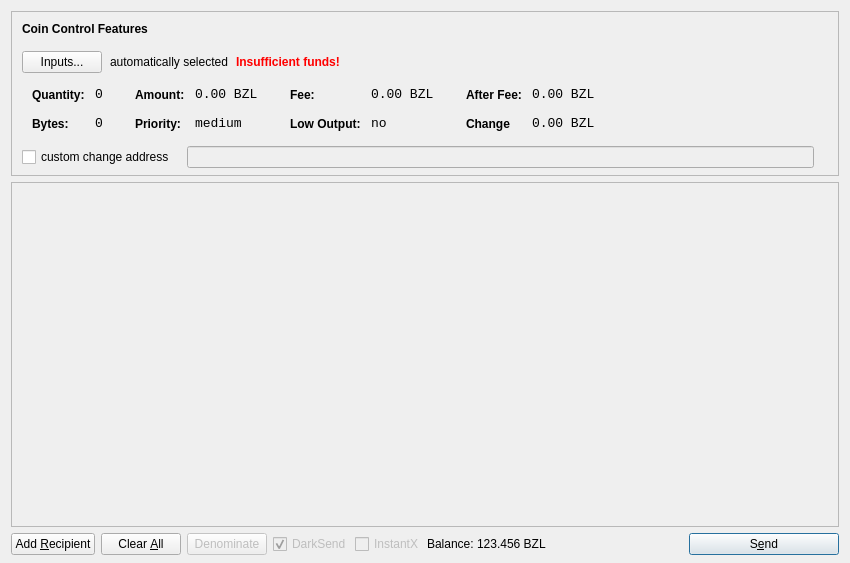
<?xml version="1.0" encoding="UTF-8"?>
<ui version="4.0">
 <class>SendCoinsDialog</class>
 <widget class="QDialog" name="SendCoinsDialog">
  <property name="geometry">
   <rect>
    <x>0</x>
    <y>0</y>
    <width>850</width>
    <height>563</height>
   </rect>
  </property>
  <property name="windowTitle">
   <string>Send Coins</string>
  </property>
  <layout class="QVBoxLayout" name="verticalLayout" stretch="0,1,0">
   <property name="bottomMargin">
    <number>8</number>
   </property>
   <item>
    <widget class="QFrame" name="frameCoinControl">
     <property name="sizePolicy">
      <sizepolicy hsizetype="Expanding" vsizetype="Expanding">
       <horstretch>0</horstretch>
       <verstretch>0</verstretch>
      </sizepolicy>
     </property>
     <property name="maximumSize">
      <size>
       <width>16777215</width>
       <height>16777215</height>
      </size>
     </property>
     <property name="frameShape">
      <enum>QFrame::StyledPanel</enum>
     </property>
     <property name="frameShadow">
      <enum>QFrame::Sunken</enum>
     </property>
     <layout class="QVBoxLayout" name="verticalLayoutCoinControl2">
      <property name="spacing">
       <number>6</number>
      </property>
      <property name="leftMargin">
       <number>0</number>
      </property>
      <property name="topMargin">
       <number>0</number>
      </property>
      <property name="rightMargin">
       <number>0</number>
      </property>
      <property name="bottomMargin">
       <number>6</number>
      </property>
      <item>
       <layout class="QVBoxLayout" name="verticalLayoutCoinControl" stretch="0,0,0,0,1">
        <property name="spacing">
         <number>0</number>
        </property>
        <property name="leftMargin">
         <number>10</number>
        </property>
        <property name="topMargin">
         <number>10</number>
        </property>
        <item>
         <layout class="QHBoxLayout" name="horizontalLayoutCoinControl1">
          <property name="bottomMargin">
           <number>15</number>
          </property>
          <item>
           <widget class="QLabel" name="labelCoinControlFeatures">
            <property name="sizePolicy">
             <sizepolicy hsizetype="Preferred" vsizetype="Maximum">
              <horstretch>0</horstretch>
              <verstretch>0</verstretch>
             </sizepolicy>
            </property>
            <property name="font">
             <font>
              <weight>75</weight>
              <bold>true</bold>
             </font>
            </property>
            <property name="styleSheet">
             <string notr="true">font-weight:bold;</string>
            </property>
            <property name="text">
             <string>Coin Control Features</string>
            </property>
           </widget>
          </item>
         </layout>
        </item>
        <item>
         <layout class="QHBoxLayout" name="horizontalLayoutCoinControl2" stretch="0,0,0,0">
          <property name="spacing">
           <number>8</number>
          </property>
          <property name="bottomMargin">
           <number>10</number>
          </property>
          <item>
           <widget class="QPushButton" name="pushButtonCoinControl">
            <property name="styleSheet">
             <string notr="true"/>
            </property>
            <property name="text">
             <string>Inputs...</string>
            </property>
           </widget>
          </item>
          <item>
           <widget class="QLabel" name="labelCoinControlAutomaticallySelected">
            <property name="text">
             <string>automatically selected</string>
            </property>
            <property name="margin">
             <number>5</number>
            </property>
           </widget>
          </item>
          <item>
           <widget class="QLabel" name="labelCoinControlInsuffFunds">
            <property name="font">
             <font>
              <weight>75</weight>
              <bold>true</bold>
             </font>
            </property>
            <property name="styleSheet">
             <string notr="true">color:red;font-weight:bold;</string>
            </property>
            <property name="text">
             <string>Insufficient funds!</string>
            </property>
            <property name="margin">
             <number>5</number>
            </property>
           </widget>
          </item>
          <item>
           <spacer name="horizontalSpacerCoinControl">
            <property name="orientation">
             <enum>Qt::Horizontal</enum>
            </property>
            <property name="sizeHint" stdset="0">
             <size>
              <width>40</width>
              <height>1</height>
             </size>
            </property>
           </spacer>
          </item>
         </layout>
        </item>
        <item>
         <widget class="QWidget" name="widgetCoinControl" native="true">
          <property name="sizePolicy">
           <sizepolicy hsizetype="Preferred" vsizetype="Preferred">
            <horstretch>0</horstretch>
            <verstretch>0</verstretch>
           </sizepolicy>
          </property>
          <property name="minimumSize">
           <size>
            <width>0</width>
            <height>0</height>
           </size>
          </property>
          <property name="styleSheet">
           <string notr="true"/>
          </property>
          <layout class="QHBoxLayout" name="horizontalLayoutCoinControl5">
           <property name="margin">
            <number>0</number>
           </property>
           <item>
            <layout class="QHBoxLayout" name="horizontalLayoutCoinControl3" stretch="0,0,0,1">
             <property name="spacing">
              <number>20</number>
             </property>
             <property name="topMargin">
              <number>0</number>
             </property>
             <property name="bottomMargin">
              <number>10</number>
             </property>
             <item>
              <layout class="QFormLayout" name="formLayoutCoinControl1">
               <property name="horizontalSpacing">
                <number>10</number>
               </property>
               <property name="verticalSpacing">
                <number>14</number>
               </property>
               <property name="leftMargin">
                <number>10</number>
               </property>
               <property name="topMargin">
                <number>4</number>
               </property>
               <property name="rightMargin">
                <number>6</number>
               </property>
               <item row="0" column="0">
                <widget class="QLabel" name="labelCoinControlQuantityText">
                 <property name="styleSheet">
                  <string notr="true">font-weight:bold;</string>
                 </property>
                 <property name="text">
                  <string>Quantity:</string>
                 </property>
                 <property name="margin">
                  <number>0</number>
                 </property>
                </widget>
               </item>
               <item row="0" column="1">
                <widget class="QLabel" name="labelCoinControlQuantity">
                 <property name="font">
                  <font>
                   <family>Monospace</family>
                   <pointsize>10</pointsize>
                  </font>
                 </property>
                 <property name="cursor">
                  <cursorShape>IBeamCursor</cursorShape>
                 </property>
                 <property name="contextMenuPolicy">
                  <enum>Qt::ActionsContextMenu</enum>
                 </property>
                 <property name="text">
                  <string>0</string>
                 </property>
                 <property name="margin">
                  <number>0</number>
                 </property>
                 <property name="textInteractionFlags">
                  <set>Qt::LinksAccessibleByMouse|Qt::TextSelectableByKeyboard|Qt::TextSelectableByMouse</set>
                 </property>
                </widget>
               </item>
               <item row="1" column="0">
                <widget class="QLabel" name="labelCoinControlBytesText">
                 <property name="styleSheet">
                  <string notr="true">font-weight:bold;</string>
                 </property>
                 <property name="text">
                  <string>Bytes:</string>
                 </property>
                </widget>
               </item>
               <item row="1" column="1">
                <widget class="QLabel" name="labelCoinControlBytes">
                 <property name="font">
                  <font>
                   <family>Monospace</family>
                   <pointsize>10</pointsize>
                  </font>
                 </property>
                 <property name="cursor">
                  <cursorShape>IBeamCursor</cursorShape>
                 </property>
                 <property name="contextMenuPolicy">
                  <enum>Qt::ActionsContextMenu</enum>
                 </property>
                 <property name="text">
                  <string>0</string>
                 </property>
                 <property name="textInteractionFlags">
                  <set>Qt::LinksAccessibleByMouse|Qt::TextSelectableByKeyboard|Qt::TextSelectableByMouse</set>
                 </property>
                </widget>
               </item>
              </layout>
             </item>
             <item>
              <layout class="QFormLayout" name="formLayoutCoinControl2">
               <property name="horizontalSpacing">
                <number>10</number>
               </property>
               <property name="verticalSpacing">
                <number>14</number>
               </property>
               <property name="leftMargin">
                <number>6</number>
               </property>
               <property name="topMargin">
                <number>4</number>
               </property>
               <property name="rightMargin">
                <number>6</number>
               </property>
               <item row="0" column="0">
                <widget class="QLabel" name="labelCoinControlAmountText">
                 <property name="styleSheet">
                  <string notr="true">font-weight:bold;</string>
                 </property>
                 <property name="text">
                  <string>Amount:</string>
                 </property>
                 <property name="margin">
                  <number>0</number>
                 </property>
                </widget>
               </item>
               <item row="0" column="1">
                <widget class="QLabel" name="labelCoinControlAmount">
                 <property name="font">
                  <font>
                   <family>Monospace</family>
                   <pointsize>10</pointsize>
                  </font>
                 </property>
                 <property name="cursor">
                  <cursorShape>IBeamCursor</cursorShape>
                 </property>
                 <property name="contextMenuPolicy">
                  <enum>Qt::ActionsContextMenu</enum>
                 </property>
                 <property name="text">
                  <string>0.00 BZL</string>
                 </property>
                 <property name="textInteractionFlags">
                  <set>Qt::LinksAccessibleByMouse|Qt::TextSelectableByKeyboard|Qt::TextSelectableByMouse</set>
                 </property>
                </widget>
               </item>
               <item row="1" column="0">
                <widget class="QLabel" name="labelCoinControlPriorityText">
                 <property name="styleSheet">
                  <string notr="true">font-weight:bold;</string>
                 </property>
                 <property name="text">
                  <string>Priority:</string>
                 </property>
                </widget>
               </item>
               <item row="1" column="1">
                <widget class="QLabel" name="labelCoinControlPriority">
                 <property name="font">
                  <font>
                   <family>Monospace</family>
                   <pointsize>10</pointsize>
                  </font>
                 </property>
                 <property name="cursor">
                  <cursorShape>IBeamCursor</cursorShape>
                 </property>
                 <property name="contextMenuPolicy">
                  <enum>Qt::ActionsContextMenu</enum>
                 </property>
                 <property name="text">
                  <string>medium</string>
                 </property>
                 <property name="textInteractionFlags">
                  <set>Qt::LinksAccessibleByMouse|Qt::TextSelectableByKeyboard|Qt::TextSelectableByMouse</set>
                 </property>
                </widget>
               </item>
              </layout>
             </item>
             <item>
              <layout class="QFormLayout" name="formLayoutCoinControl3">
               <property name="horizontalSpacing">
                <number>10</number>
               </property>
               <property name="verticalSpacing">
                <number>14</number>
               </property>
               <property name="leftMargin">
                <number>6</number>
               </property>
               <property name="topMargin">
                <number>4</number>
               </property>
               <property name="rightMargin">
                <number>6</number>
               </property>
               <item row="0" column="0">
                <widget class="QLabel" name="labelCoinControlFeeText">
                 <property name="styleSheet">
                  <string notr="true">font-weight:bold;</string>
                 </property>
                 <property name="text">
                  <string>Fee:</string>
                 </property>
                 <property name="margin">
                  <number>0</number>
                 </property>
                </widget>
               </item>
               <item row="0" column="1">
                <widget class="QLabel" name="labelCoinControlFee">
                 <property name="font">
                  <font>
                   <family>Monospace</family>
                   <pointsize>10</pointsize>
                  </font>
                 </property>
                 <property name="cursor">
                  <cursorShape>IBeamCursor</cursorShape>
                 </property>
                 <property name="contextMenuPolicy">
                  <enum>Qt::ActionsContextMenu</enum>
                 </property>
                 <property name="text">
                  <string>0.00 BZL</string>
                 </property>
                 <property name="textInteractionFlags">
                  <set>Qt::LinksAccessibleByMouse|Qt::TextSelectableByKeyboard|Qt::TextSelectableByMouse</set>
                 </property>
                </widget>
               </item>
               <item row="1" column="0">
                <widget class="QLabel" name="labelCoinControlLowOutputText">
                 <property name="styleSheet">
                  <string notr="true">font-weight:bold;</string>
                 </property>
                 <property name="text">
                  <string>Low Output:</string>
                 </property>
                </widget>
               </item>
               <item row="1" column="1">
                <widget class="QLabel" name="labelCoinControlLowOutput">
                 <property name="font">
                  <font>
                   <family>Monospace</family>
                   <pointsize>10</pointsize>
                  </font>
                 </property>
                 <property name="cursor">
                  <cursorShape>IBeamCursor</cursorShape>
                 </property>
                 <property name="contextMenuPolicy">
                  <enum>Qt::ActionsContextMenu</enum>
                 </property>
                 <property name="text">
                  <string>no</string>
                 </property>
                 <property name="textInteractionFlags">
                  <set>Qt::LinksAccessibleByMouse|Qt::TextSelectableByKeyboard|Qt::TextSelectableByMouse</set>
                 </property>
                </widget>
               </item>
              </layout>
             </item>
             <item>
              <layout class="QFormLayout" name="formLayoutCoinControl4">
               <property name="horizontalSpacing">
                <number>10</number>
               </property>
               <property name="verticalSpacing">
                <number>14</number>
               </property>
               <property name="leftMargin">
                <number>6</number>
               </property>
               <property name="topMargin">
                <number>4</number>
               </property>
               <property name="rightMargin">
                <number>6</number>
               </property>
               <item row="0" column="0">
                <widget class="QLabel" name="labelCoinControlAfterFeeText">
                 <property name="styleSheet">
                  <string notr="true">font-weight:bold;</string>
                 </property>
                 <property name="text">
                  <string>After Fee:</string>
                 </property>
                 <property name="margin">
                  <number>0</number>
                 </property>
                </widget>
               </item>
               <item row="0" column="1">
                <widget class="QLabel" name="labelCoinControlAfterFee">
                 <property name="font">
                  <font>
                   <family>Monospace</family>
                   <pointsize>10</pointsize>
                  </font>
                 </property>
                 <property name="cursor">
                  <cursorShape>IBeamCursor</cursorShape>
                 </property>
                 <property name="contextMenuPolicy">
                  <enum>Qt::ActionsContextMenu</enum>
                 </property>
                 <property name="text">
                  <string>0.00 BZL</string>
                 </property>
                 <property name="textInteractionFlags">
                  <set>Qt::LinksAccessibleByMouse|Qt::TextSelectableByKeyboard|Qt::TextSelectableByMouse</set>
                 </property>
                </widget>
               </item>
               <item row="1" column="0">
                <widget class="QLabel" name="labelCoinControlChangeText">
                 <property name="styleSheet">
                  <string notr="true">font-weight:bold;</string>
                 </property>
                 <property name="text">
                  <string>Change</string>
                 </property>
                </widget>
               </item>
               <item row="1" column="1">
                <widget class="QLabel" name="labelCoinControlChange">
                 <property name="font">
                  <font>
                   <family>Monospace</family>
                   <pointsize>10</pointsize>
                  </font>
                 </property>
                 <property name="cursor">
                  <cursorShape>IBeamCursor</cursorShape>
                 </property>
                 <property name="contextMenuPolicy">
                  <enum>Qt::ActionsContextMenu</enum>
                 </property>
                 <property name="text">
                  <string>0.00 BZL</string>
                 </property>
                 <property name="textInteractionFlags">
                  <set>Qt::LinksAccessibleByMouse|Qt::TextSelectableByKeyboard|Qt::TextSelectableByMouse</set>
                 </property>
                </widget>
               </item>
              </layout>
             </item>
            </layout>
           </item>
          </layout>
         </widget>
        </item>
        <item>
         <layout class="QHBoxLayout" name="horizontalLayoutCoinControl4" stretch="0,0,0">
          <property name="spacing">
           <number>12</number>
          </property>
          <property name="sizeConstraint">
           <enum>QLayout::SetDefaultConstraint</enum>
          </property>
          <property name="topMargin">
           <number>5</number>
          </property>
          <property name="rightMargin">
           <number>5</number>
          </property>
          <item>
           <widget class="QCheckBox" name="checkBoxCoinControlChange">
            <property name="text">
             <string>custom change address</string>
            </property>
           </widget>
          </item>
          <item>
           <widget class="QLineEdit" name="lineEditCoinControlChange">
            <property name="enabled">
             <bool>false</bool>
            </property>
            <property name="sizePolicy">
             <sizepolicy hsizetype="Expanding" vsizetype="Fixed">
              <horstretch>0</horstretch>
              <verstretch>0</verstretch>
             </sizepolicy>
            </property>
           </widget>
          </item>
          <item>
           <widget class="QLabel" name="labelCoinControlChangeLabel">
            <property name="sizePolicy">
             <sizepolicy hsizetype="Preferred" vsizetype="Expanding">
              <horstretch>0</horstretch>
              <verstretch>0</verstretch>
             </sizepolicy>
            </property>
            <property name="minimumSize">
             <size>
              <width>0</width>
              <height>0</height>
             </size>
            </property>
            <property name="text">
             <string/>
            </property>
            <property name="margin">
             <number>3</number>
            </property>
           </widget>
          </item>
         </layout>
        </item>
        <item>
         <spacer name="verticalSpacerCoinControl">
          <property name="orientation">
           <enum>Qt::Vertical</enum>
          </property>
          <property name="sizeHint" stdset="0">
           <size>
            <width>800</width>
            <height>1</height>
           </size>
          </property>
         </spacer>
        </item>
       </layout>
      </item>
     </layout>
    </widget>
   </item>
   <item>
    <widget class="QScrollArea" name="scrollArea">
     <property name="widgetResizable">
      <bool>true</bool>
     </property>
     <widget class="QWidget" name="scrollAreaWidgetContents">
      <property name="geometry">
       <rect>
        <x>0</x>
        <y>0</y>
        <width>830</width>
        <height>335</height>
       </rect>
      </property>
      <layout class="QVBoxLayout" name="verticalLayout_2">
       <property name="margin">
        <number>0</number>
       </property>
       <item>
        <layout class="QVBoxLayout" name="entries">
         <property name="spacing">
          <number>6</number>
         </property>
        </layout>
       </item>
       <item>
        <spacer name="verticalSpacer">
         <property name="orientation">
          <enum>Qt::Vertical</enum>
         </property>
         <property name="sizeHint" stdset="0">
          <size>
           <width>20</width>
           <height>40</height>
          </size>
         </property>
        </spacer>
       </item>
      </layout>
     </widget>
    </widget>
   </item>
   <item>
    <layout class="QHBoxLayout" name="horizontalLayout">
     <item>
      <widget class="QPushButton" name="addButton">
       <property name="toolTip">
        <string>Send to multiple recipients at once</string>
       </property>
       <property name="text">
        <string>Add &amp;Recipient</string>
       </property>
       <property name="icon">
        <iconset resource="../bitcoin.qrc">
         <normaloff>:/icons/add</normaloff>:/icons/add</iconset>
       </property>
       <property name="autoDefault">
        <bool>false</bool>
       </property>
      </widget>
     </item>
     <item>
      <widget class="QPushButton" name="clearButton">
       <property name="sizePolicy">
        <sizepolicy hsizetype="Minimum" vsizetype="Fixed">
         <horstretch>0</horstretch>
         <verstretch>0</verstretch>
        </sizepolicy>
       </property>
       <property name="toolTip">
        <string>Remove all transaction fields</string>
       </property>
       <property name="text">
        <string>Clear &amp;All</string>
       </property>
       <property name="icon">
        <iconset resource="../bitcoin.qrc">
         <normaloff>:/icons/remove</normaloff>:/icons/remove</iconset>
       </property>
       <property name="autoRepeatDelay">
        <number>300</number>
       </property>
       <property name="autoDefault">
        <bool>false</bool>
       </property>
      </widget>
     </item>
     <item>
      <widget class="QPushButton" name="denominateButton">
       <property name="enabled">
        <bool>false</bool>
       </property>
       <property name="sizePolicy">
        <sizepolicy hsizetype="Minimum" vsizetype="Fixed">
         <horstretch>0</horstretch>
         <verstretch>0</verstretch>
        </sizepolicy>
       </property>
       <property name="toolTip">
        <string>Create inputs compatible with DarkSend</string>
       </property>
       <property name="text">
        <string>Denominate</string>
       </property>
       <property name="icon">
        <iconset resource="../bitcoin.qrc">
         <normaloff>:/icons/denominate</normaloff>:/icons/denominate</iconset>
       </property>
       <property name="autoRepeatDelay">
        <number>300</number>
       </property>
       <property name="autoDefault">
        <bool>false</bool>
       </property>
      </widget>
     </item>
     <item>
      <layout class="QHBoxLayout" name="horizontalLayout_2">
       <property name="spacing">
        <number>3</number>
       </property>
       <item>
        <widget class="QCheckBox" name="checkUseDarksend">
         <property name="enabled">
          <bool>false</bool>
         </property>
         <property name="text">
          <string>DarkSend</string>
         </property>
         <property name="checked">
          <bool>true</bool>
         </property>
        </widget>
       </item>
       <item>
        <widget class="QCheckBox" name="checkInstantX">
         <property name="enabled">
          <bool>false</bool>
         </property>
         <property name="text">
          <string>InstantX</string>
         </property>
        </widget>
       </item>
       <item>
        <widget class="QLabel" name="label">
         <property name="sizePolicy">
          <sizepolicy hsizetype="Preferred" vsizetype="Fixed">
           <horstretch>0</horstretch>
           <verstretch>0</verstretch>
          </sizepolicy>
         </property>
         <property name="text">
          <string>Balance:</string>
         </property>
        </widget>
       </item>
       <item>
        <widget class="QLabel" name="labelBalance">
         <property name="sizePolicy">
          <sizepolicy hsizetype="Preferred" vsizetype="Fixed">
           <horstretch>0</horstretch>
           <verstretch>0</verstretch>
          </sizepolicy>
         </property>
         <property name="cursor">
          <cursorShape>IBeamCursor</cursorShape>
         </property>
         <property name="text">
          <string>123.456 BZL</string>
         </property>
         <property name="textInteractionFlags">
          <set>Qt::LinksAccessibleByMouse|Qt::TextSelectableByKeyboard|Qt::TextSelectableByMouse</set>
         </property>
        </widget>
       </item>
      </layout>
     </item>
     <item>
      <spacer name="horizontalSpacer">
       <property name="orientation">
        <enum>Qt::Horizontal</enum>
       </property>
       <property name="sizeHint" stdset="0">
        <size>
         <width>40</width>
         <height>20</height>
        </size>
       </property>
      </spacer>
     </item>
     <item>
      <widget class="QPushButton" name="sendButton">
       <property name="minimumSize">
        <size>
         <width>150</width>
         <height>0</height>
        </size>
       </property>
       <property name="toolTip">
        <string>Confirm the send action</string>
       </property>
       <property name="text">
        <string>S&amp;end</string>
       </property>
       <property name="icon">
        <iconset resource="../bitcoin.qrc">
         <normaloff>:/icons/send</normaloff>:/icons/send</iconset>
       </property>
       <property name="default">
        <bool>true</bool>
       </property>
      </widget>
     </item>
    </layout>
   </item>
  </layout>
 </widget>
 <resources>
  <include location="../bitcoin.qrc"/>
 </resources>
 <connections/>
</ui>
